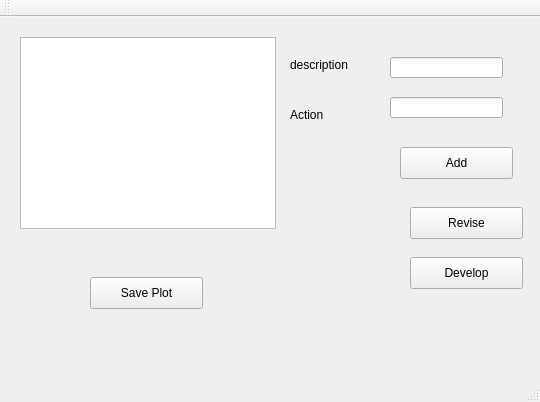
<?xml version="1.0" encoding="UTF-8"?>
<ui version="4.0">
 <class>MainWindow</class>
 <widget class="QMainWindow" name="MainWindow">
  <property name="geometry">
   <rect>
    <x>0</x>
    <y>0</y>
    <width>540</width>
    <height>402</height>
   </rect>
  </property>
  <property name="windowTitle">
   <string>MainWindow</string>
  </property>
  <widget class="QWidget" name="centralWidget">
   <widget class="QTableView" name="ideas">
    <property name="geometry">
     <rect>
      <x>20</x>
      <y>20</y>
      <width>256</width>
      <height>192</height>
     </rect>
    </property>
   </widget>
   <widget class="QLineEdit" name="desc">
    <property name="geometry">
     <rect>
      <x>390</x>
      <y>40</y>
      <width>113</width>
      <height>21</height>
     </rect>
    </property>
   </widget>
   <widget class="QLineEdit" name="act">
    <property name="geometry">
     <rect>
      <x>390</x>
      <y>80</y>
      <width>113</width>
      <height>21</height>
     </rect>
    </property>
   </widget>
   <widget class="QPushButton" name="add_button">
    <property name="geometry">
     <rect>
      <x>400</x>
      <y>130</y>
      <width>113</width>
      <height>32</height>
     </rect>
    </property>
    <property name="text">
     <string>Add</string>
    </property>
   </widget>
   <widget class="QLabel" name="label">
    <property name="geometry">
     <rect>
      <x>290</x>
      <y>40</y>
      <width>60</width>
      <height>16</height>
     </rect>
    </property>
    <property name="text">
     <string>description</string>
    </property>
   </widget>
   <widget class="QLabel" name="label_2">
    <property name="geometry">
     <rect>
      <x>290</x>
      <y>90</y>
      <width>60</width>
      <height>16</height>
     </rect>
    </property>
    <property name="text">
     <string>Action</string>
    </property>
   </widget>
   <widget class="QPushButton" name="revise_button">
    <property name="geometry">
     <rect>
      <x>410</x>
      <y>190</y>
      <width>113</width>
      <height>32</height>
     </rect>
    </property>
    <property name="text">
     <string>Revise</string>
    </property>
   </widget>
   <widget class="QPushButton" name="dev">
    <property name="geometry">
     <rect>
      <x>410</x>
      <y>240</y>
      <width>113</width>
      <height>32</height>
     </rect>
    </property>
    <property name="text">
     <string>Develop</string>
    </property>
   </widget>
   <widget class="QPushButton" name="savebutton">
    <property name="geometry">
     <rect>
      <x>90</x>
      <y>260</y>
      <width>113</width>
      <height>32</height>
     </rect>
    </property>
    <property name="text">
     <string>Save Plot</string>
    </property>
   </widget>
  </widget>
  <widget class="QMenuBar" name="menuBar">
   <property name="geometry">
    <rect>
     <x>0</x>
     <y>0</y>
     <width>540</width>
     <height>22</height>
    </rect>
   </property>
  </widget>
  <widget class="QToolBar" name="mainToolBar">
   <attribute name="toolBarArea">
    <enum>TopToolBarArea</enum>
   </attribute>
   <attribute name="toolBarBreak">
    <bool>false</bool>
   </attribute>
  </widget>
  <widget class="QStatusBar" name="statusBar"/>
 </widget>
 <layoutdefault spacing="6" margin="11"/>
 <resources/>
 <connections/>
</ui>
